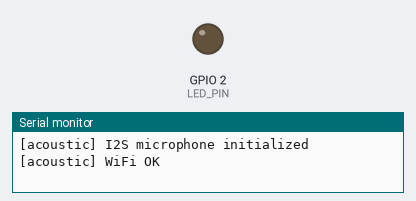
A sketch run on a simulated ESP32. Parts: output pins drawn as LEDs (lit = HIGH), the last lines printed to the serial monitor. WiFi joins after 1.5 s; servers stay silent unless stated; I2S audio is not simulated (input reads silence); uploads are accepted with an empty reply.

Above: at 15.8 s.
At 30.23 s:
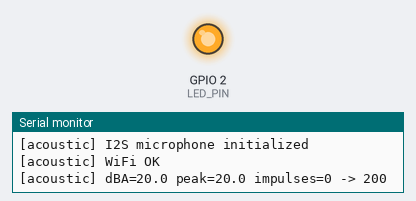
Timing chart, 0 to 40.5 s (numbered marks = the images above):
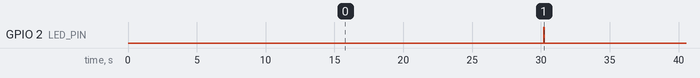

Measured:
- by itself, GPIO 2 (LED_PIN): alternates HIGH for 0.05 s and LOW for 30.0 s

The sketch:

esp32_acoustic.ino
```cpp
/*
 * Duskfall Acoustic Monitor — INMP441 I2S Microphone
 *
 * Continuously samples audio, computes dBA level, detects impulse events
 * (gunshots, explosions) via amplitude spike detection.
 *
 * Wiring (I2S):
 *   INMP441:  WS=GPIO 25, SCK=GPIO 26, SD=GPIO 33, VDD=3.3V, GND, L/R=GND
 *   LED:      GPIO 2
 *
 * Libraries: WiFi, HTTPClient, ArduinoJson, driver/i2s
 */

#include <WiFi.h>
#include <HTTPClient.h>
#include <ArduinoJson.h>
#include <driver/i2s.h>
#include <math.h>

// ── Configuration ──
const char* WIFI_SSID     = "YOUR_SSID";
const char* WIFI_PASS     = "YOUR_PASSWORD";
const char* DUSKFALL_URL  = "http://YOUR_SERVER:8500";
const char* API_KEY       = "df_YOUR_DEVICE_API_KEY";

const float LATITUDE      = 0.0;
const float LONGITUDE     = 0.0;
const int   REPORT_INTERVAL_S = 30;

// ── I2S pins ──
#define I2S_WS   25
#define I2S_SCK  26
#define I2S_SD   33
#define LED_PIN  2

// ── Audio config ──
#define SAMPLE_RATE    16000
#define SAMPLE_BITS    32
#define BLOCK_SIZE     512
#define IMPULSE_THRESHOLD_DB 85.0  // dBA spike threshold for gunshot/explosion

// ── State ──
float currentDbA = 0;
float maxDbA = 0;
int impulseCount = 0;
unsigned long lastReport = 0;

void setupI2S() {
  i2s_config_t config = {
    .mode = (i2s_mode_t)(I2S_MODE_MASTER | I2S_MODE_RX),
    .sample_rate = SAMPLE_RATE,
    .bits_per_sample = I2S_BITS_PER_SAMPLE_32BIT,
    .channel_format = I2S_CHANNEL_FMT_ONLY_LEFT,
    .communication_format = I2S_COMM_FORMAT_STAND_I2S,
    .intr_alloc_flags = ESP_INTR_FLAG_LEVEL1,
    .dma_buf_count = 4,
    .dma_buf_len = BLOCK_SIZE,
    .use_apll = false,
    .tx_desc_auto_clear = false,
    .fixed_mclk = 0
  };

  i2s_pin_config_t pins = {
    .bck_io_num = I2S_SCK,
    .ws_io_num = I2S_WS,
    .data_out_num = I2S_PIN_NO_CHANGE,
    .data_in_num = I2S_SD
  };

  i2s_driver_install(I2S_NUM_0, &config, 0, NULL);
  i2s_set_pin(I2S_NUM_0, &pins);
}

float readDbA() {
  int32_t samples[BLOCK_SIZE];
  size_t bytesRead = 0;

  i2s_read(I2S_NUM_0, samples, sizeof(samples), &bytesRead, portMAX_DELAY);
  int sampleCount = bytesRead / sizeof(int32_t);

  if (sampleCount == 0) return 0;

  // RMS calculation
  double sumSquares = 0;
  for (int i = 0; i < sampleCount; i++) {
    double s = (double)(samples[i] >> 8);  // Shift to 24-bit
    sumSquares += s * s;
  }
  double rms = sqrt(sumSquares / sampleCount);

  // Convert to approximate dBA (calibration-dependent)
  // Reference: INMP441 sensitivity ~ -26 dBFS at 94 dB SPL
  if (rms < 1) return 20.0;  // Noise floor
  float db = 20.0 * log10(rms) - 100.0 + 94.0;  // Rough calibration
  return constrain(db, 20.0, 140.0);
}

void sendAlert(const char* eventType, const char* severity, float value) {
  if (WiFi.status() != WL_CONNECTED) return;

  JsonDocument doc;
  JsonArray arr = doc.to<JsonArray>();
  JsonObject ev = arr.add<JsonObject>();
  ev["uid"] = String("acoustic-") + millis();
  ev["feed_type"] = "sensor_alert";
  ev["title"] = String("[ACOUSTIC] ") + eventType;
  ev["description"] = String("Sound level: ") + value + " dBA";
  ev["latitude"] = LATITUDE;
  ev["longitude"] = LONGITUDE;
  ev["severity"] = severity;

  String body;
  serializeJson(arr, body);

  HTTPClient http;
  http.begin(String(DUSKFALL_URL) + "/api/contribute/feed");
  http.addHeader("Content-Type", "application/json");
  http.addHeader("X-Device-Key", API_KEY);
  http.POST(body);
  http.end();
}

void sendReadings() {
  if (WiFi.status() != WL_CONNECTED) return;

  JsonDocument doc;
  JsonArray readings = doc.to<JsonArray>();

  JsonObject r1 = readings.add<JsonObject>();
  r1["node_id"] = "acoustic-01";
  r1["sensor_type"] = "sound_level";
  r1["value"] = currentDbA;
  r1["unit"] = "dBA";
  r1["latitude"] = LATITUDE;
  r1["longitude"] = LONGITUDE;
  r1["quality"] = "good";

  JsonObject r2 = readings.add<JsonObject>();
  r2["node_id"] = "acoustic-01";
  r2["sensor_type"] = "sound_peak";
  r2["value"] = maxDbA;
  r2["unit"] = "dBA";
  r2["latitude"] = LATITUDE;
  r2["longitude"] = LONGITUDE;
  r2["quality"] = "good";

  String body;
  serializeJson(readings, body);

  HTTPClient http;
  http.begin(String(DUSKFALL_URL) + "/api/contribute/sensor");
  http.addHeader("Content-Type", "application/json");
  http.addHeader("X-Device-Key", API_KEY);

  int code = http.POST(body);
  Serial.printf("[acoustic] dBA=%.1f peak=%.1f impulses=%d -> %d\n",
    currentDbA, maxDbA, impulseCount, code);

  if (code == 200) {
    digitalWrite(LED_PIN, HIGH);
    delay(50);
    digitalWrite(LED_PIN, LOW);
  }
  http.end();

  // Reset peaks
  maxDbA = 0;
  impulseCount = 0;
}

void setup() {
  Serial.begin(115200);
  pinMode(LED_PIN, OUTPUT);

  setupI2S();
  Serial.println("[acoustic] I2S microphone initialized");

  WiFi.begin(WIFI_SSID, WIFI_PASS);
  int attempts = 0;
  while (WiFi.status() != WL_CONNECTED && attempts++ < 30) {
    delay(500);
  }
  Serial.printf("[acoustic] WiFi %s\n",
    WiFi.status() == WL_CONNECTED ? "OK" : "FAIL");
}

void loop() {
  // Continuous sampling
  currentDbA = readDbA();

  if (currentDbA > maxDbA) {
    maxDbA = currentDbA;
  }

  // Impulse detection (gunshot/explosion)
  if (currentDbA > IMPULSE_THRESHOLD_DB) {
    impulseCount++;
    Serial.printf("[acoustic] IMPULSE DETECTED: %.1f dBA\n", currentDbA);
    sendAlert("impulse_detected", "critical", currentDbA);

    // Flash LED rapidly
    for (int i = 0; i < 5; i++) {
      digitalWrite(LED_PIN, HIGH);
      delay(50);
      digitalWrite(LED_PIN, LOW);
      delay(50);
    }
  }

  // Periodic report
  unsigned long now = millis();
  if (now - lastReport > (unsigned long)REPORT_INTERVAL_S * 1000) {
    lastReport = now;
    sendReadings();
  }

  delay(10);  // ~100 samples/sec effective
}
```
